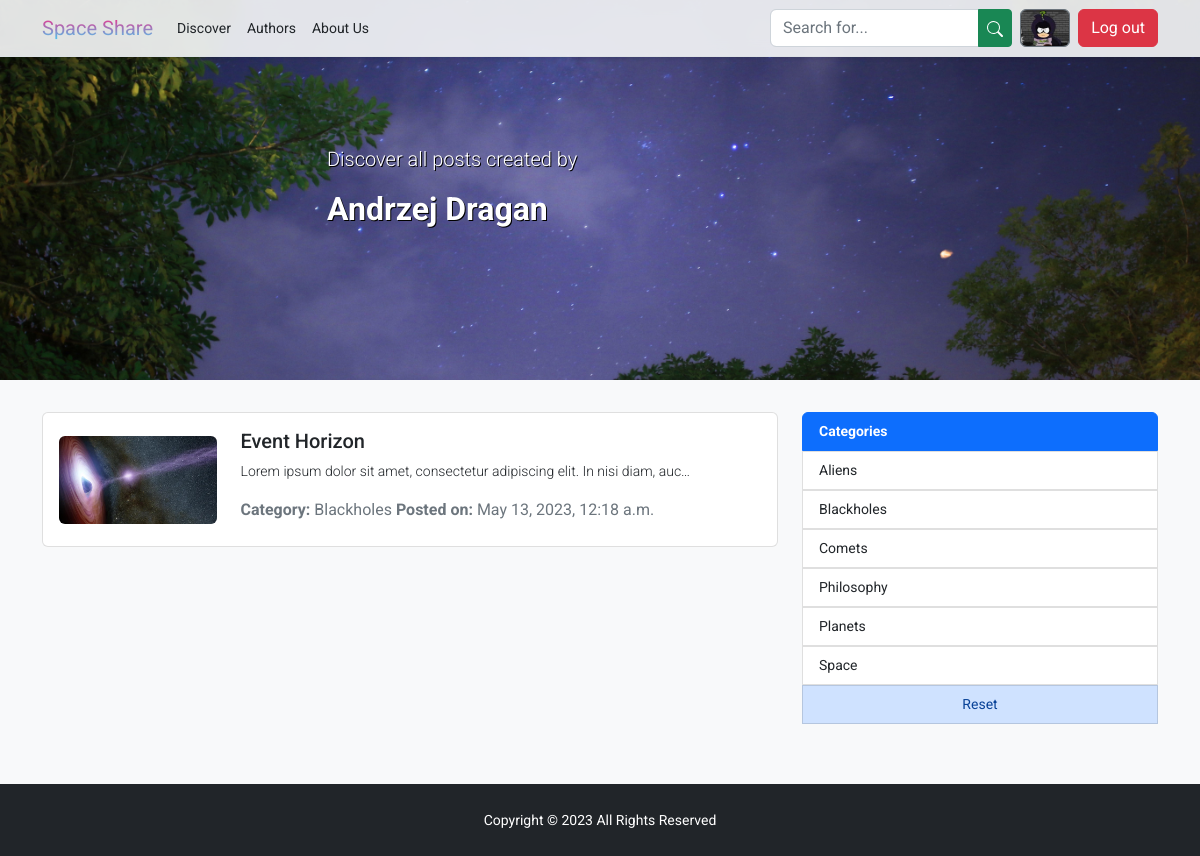
/author/andrzej-dragan/posts (signed in), run on the app's committed database.
### Blog/models.py (models this page shows, shortened)
class Author(models.Model):
    slug = models.SlugField(db_index=True, unique=True, null=True, blank=True)
    name = models.CharField(max_length=30)
    surname = models.CharField(max_length=50)
    description = models.TextField(
        validators=[MinLengthValidator(15), MaxLengthValidator(2000)], default="Information about author.")
    email = models.EmailField(validators=[regex_validator_email])
    image = models.ImageField(
        upload_to="authors", null=True, default="users/default.png")

class Post(models.Model):
    slug = models.SlugField(db_index=True, unique=True, null=False, blank=True)
    title = models.CharField(max_length=150)
    author = models.ForeignKey(
        Author, on_delete=models.CASCADE, related_name="author")
    date = models.DateTimeField(auto_now=True)
    tags = models.ManyToManyField(Tag)
    content = models.TextField(
        validators=[MinLengthValidator(30), MaxLengthValidator(10000)])
    image = models.ImageField(upload_to="posts", null=True)

class Tag(models.Model):
    tag = models.CharField(max_length=20)

### Blog/views.py (the view)
class AuthorPosts(ListView):
    template_name = "Blog/author_posts.html"
    model = PostModel
    context_object_name = "posts"
    def get_queryset(self):
        return super().get_queryset().filter(author=AuthorModel.objects.get(slug=self.kwargs["slug"])).order_by("-date")
    def get_context_data(self, *args, **kwargs):
        author = AuthorModel.objects.get(slug=self.kwargs["slug"])
        context = super().get_context_data(*args, **kwargs)
        context["author_slug"] = author.slug
        context["author_name"] = author.name
        context["author_surname"] = author.surname
        context["tags"] = TagModel.objects.all().order_by("tag")
        return context

### Blog/templates/Blog/author_posts.html (shortened to what this page needs)
{% extends 'Blog/base_blog.html' %}
{% load static %}
{% block blog_content %}
    <header class="banner-holder py-5 mb-3">
        <div class="container">
            <div class="row justify-content-center">
                <div class="col-md-6">
                    <div class="banner-content text-white my-5 py-5">
                        <p class="lead">Discover all posts created by</p>
                        <h2 class="fw-bolder">{{ author_name }} {{ author_surname }}</h2>
                    </div>
                </div>
            </div>
        </div>
    </header>
    <section class="post-loop py-3 mb-3">
        <div class="container">
            <div class="row">
                <div class="col-md-8">
                    {% include "Blog/includes/posts_loop.html" %}
                </div>
                <div class="col-md-4">
                    <ul class="list-group small mb-3">
                        <li class="list-group-item active"><strong>Categories</strong></li>
                        {% for tag in tags %}
                            <a href="{% url 'author_posts_by_tag' slug=author_slug str=tag.tag %}" class="text-decoration-none text-dark">
                                <li class="list-group-item list-group-item-action {% if tag.tag == active_tag %} list-group-item-primary {% endif %}">
                                    {{ tag.tag }}
                                </li>
                            </a>
                        {% endfor %}
                        <a href="{% url 'author_posts' slug=author_slug %}" class="text-decoration-none text-center">
                            <li class="list-group-item list-group-item-action list-group-item-primary">
                                Reset
                            </li>
                        </a>
                    </ul>
                </div>
            </div>
        </div>
    </section>
{% endblock %}

### Blog/templates/Blog/includes/posts_loop.html (shortened to what this page needs)
{% if posts %}
{% for post in posts %}
    <div class="list-group mb-3">
        <a href="{% url 'post' post.slug %}" class="list-group-item list-group-item-action text-dark">
            <article class="row align-items-center">
                <div class="col-md-3">
                    <img src="{{ post.image.url }}" alt="Post image" class="img-fluid rounded">
                </div>
                <div class="col-md-9">
                    <h3 class="fs-5 mt-2">{{ post.title }}</h3>
                    <p class="fw-light small">{{ post.content|truncatechars:75|cut:'&emsp; '|cut:'&nbsp; '|cut:'&ensp; ' }}</p>
                    <p class="text-secondary">
                        <strong>Category: </strong>{% for tag in post.tags.all %}{{tag.tag}} {% endfor %}
                        <strong>Posted on: </strong>{{ post.date }}
                    </p>
                </div>
            </article>
        </a>
    </div>
{% endfor %}
{% endif %}

### static/css/base.css (style rules this page uses)
:root { --sky: #4cc9f0; --far-space: #f72585; }
html, body { font-family: 'Roboto', sans-serif; }
.banner-holder { background-size: cover; background-position: bottom; text-shadow: 1px 1px black; }

### data on the page
Author: name "Andrzej", surname "Dragan"
Post: image (picture), title "Event Horizon", content "Lorem ipsum dolor sit amet, consectetur adipiscing elit. In nisi diam, auc…", date "May 13, 2023, 12:18 a.m."
Tag: tag "Blackholes"
Tag: tag "Aliens"
Tag: tag "Comets"
Tag: tag "Philosophy"
Tag: tag "Planets"
Tag: tag "Space"
